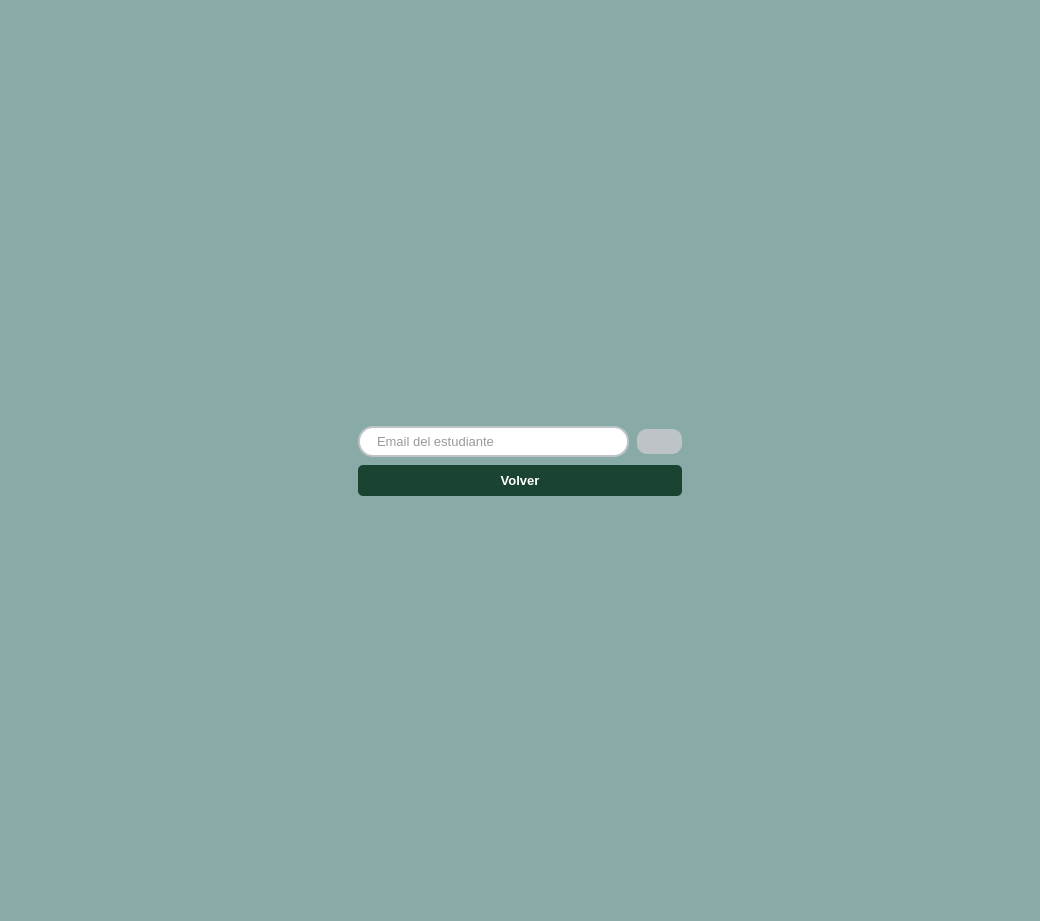
<?xml version="1.0" encoding="UTF-8"?>
<ui version="4.0">
 <class>Dialog</class>
 <widget class="QDialog" name="Dialog">
  <property name="geometry">
   <rect>
    <x>0</x>
    <y>0</y>
    <width>1040</width>
    <height>921</height>
   </rect>
  </property>
  <property name="sizePolicy">
   <sizepolicy hsizetype="Expanding" vsizetype="Expanding">
    <horstretch>0</horstretch>
    <verstretch>0</verstretch>
   </sizepolicy>
  </property>
  <property name="windowTitle">
   <string>Dialog</string>
  </property>
  <property name="styleSheet">
   <string notr="true">#Dialog {
    background-color: #89ABA7;
}

* {
    font-family: 'Segoe UI', Tahoma, Geneva, Verdana, sans-serif;
    font-size: 13px;
}QLineEdit {
    border: 2px solid #bdc3c7;
    border-radius: 15px;
    padding: 5px 15px;
    background: white;
    selection-background-color: #34495e;
    color: #333;
}

QPushButton#boton_buscar {
    background-color: #bdc3c7;
    color: white;
    border-radius: 10px;
    padding: 5px;
}

QPushButton#boton_buscar:hover {
    background-color: #d5dbdb;
}

QPushButton#boton_buscar:pressed {
    background-color: #7f8c8d;
}


</string>
  </property>
  <layout class="QHBoxLayout" name="horizontalLayout_5">
   <item>
    <layout class="QHBoxLayout" name="horizontalLayout_4"/>
   </item>
   <item>
    <layout class="QHBoxLayout" name="horizontalLayout_3">
     <item>
      <spacer name="horizontalSpacer">
       <property name="orientation">
        <enum>Qt::Horizontal</enum>
       </property>
       <property name="sizeHint" stdset="0">
        <size>
         <width>40</width>
         <height>20</height>
        </size>
       </property>
      </spacer>
     </item>
     <item>
      <layout class="QVBoxLayout" name="verticalLayout">
       <property name="spacing">
        <number>8</number>
       </property>
       <property name="leftMargin">
        <number>8</number>
       </property>
       <property name="topMargin">
        <number>8</number>
       </property>
       <property name="rightMargin">
        <number>8</number>
       </property>
       <property name="bottomMargin">
        <number>8</number>
       </property>
       <item>
        <spacer name="verticalSpacer">
         <property name="orientation">
          <enum>Qt::Vertical</enum>
         </property>
         <property name="sizeHint" stdset="0">
          <size>
           <width>20</width>
           <height>40</height>
          </size>
         </property>
        </spacer>
       </item>
       <item>
        <layout class="QHBoxLayout" name="horizontalLayout_2">
         <item>
          <layout class="QHBoxLayout" name="horizontalLayout">
           <item>
            <widget class="QLineEdit" name="linea_busqueda">
             <property name="text">
              <string/>
             </property>
             <property name="placeholderText">
              <string>Email del estudiante</string>
             </property>
            </widget>
           </item>
          </layout>
         </item>
         <item>
          <widget class="QPushButton" name="boton_buscar">
           <property name="styleSheet">
            <string notr="true"/>
           </property>
           <property name="text">
            <string/>
           </property>
           <property name="icon">
            <iconset>
             <normaloff>recursos/Lupa.png</normaloff>recursos/Lupa.png</iconset>
           </property>
           <property name="iconSize">
            <size>
             <width>25</width>
             <height>25</height>
            </size>
           </property>
          </widget>
         </item>
        </layout>
       </item>
       <item>
        <widget class="QPushButton" name="boton_volver">
         <property name="styleSheet">
          <string notr="true">QPushButton {
    background-color: #1B4332; 
    color: white; 
    border-radius: 5px;  
    padding: 8px;  
    font-weight: bold;
}

QPushButton:hover {
    background-color: #2D6A4F; 
}

QPushButton:pressed {
    background-color: #081C15;
}</string>
         </property>
         <property name="text">
          <string>Volver</string>
         </property>
         <property name="autoDefault">
          <bool>false</bool>
         </property>
        </widget>
       </item>
       <item>
        <spacer name="verticalSpacer_2">
         <property name="orientation">
          <enum>Qt::Vertical</enum>
         </property>
         <property name="sizeHint" stdset="0">
          <size>
           <width>20</width>
           <height>40</height>
          </size>
         </property>
        </spacer>
       </item>
      </layout>
     </item>
     <item>
      <spacer name="horizontalSpacer_2">
       <property name="orientation">
        <enum>Qt::Horizontal</enum>
       </property>
       <property name="sizeHint" stdset="0">
        <size>
         <width>40</width>
         <height>20</height>
        </size>
       </property>
      </spacer>
     </item>
    </layout>
   </item>
  </layout>
 </widget>
 <resources/>
 <connections/>
</ui>
